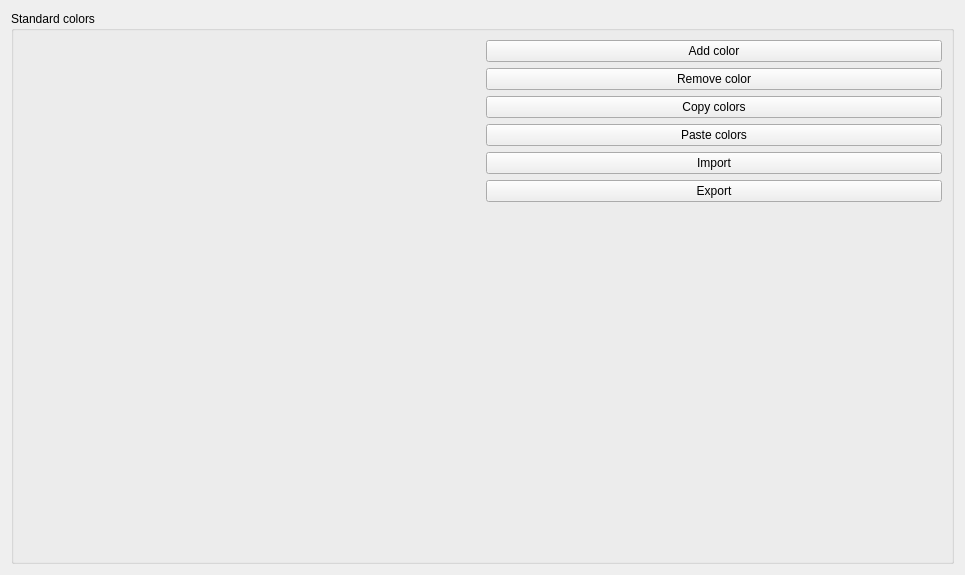
             <widget class="QWidget" name="scrollAreaWidgetContents">
              <property name="geometry">
               <rect>
                <x>0</x>
                <y>0</y>
                <width>965</width>
                <height>575</height>
               </rect>
              </property>
              <layout class="QHBoxLayout" name="horizontalLayout_46">
               <item>
                <widget class="QgsCollapsibleGroupBox" name="groupBox_7">
                 <property name="title">
                  <string>Standard colors</string>
                 </property>
                 <layout class="QGridLayout" name="gridLayout_12">
                  <item row="3" column="1">
                   <widget class="QPushButton" name="mButtonPasteColors">
                    <property name="text">
                     <string>Paste colors</string>
                    </property>
                   </widget>
                  </item>
                  <item row="5" column="1">
                   <widget class="QPushButton" name="mButtonExportColors">
                    <property name="text">
                     <string>Export</string>
                    </property>
                   </widget>
                  </item>
                  <item row="0" column="1">
                   <widget class="QPushButton" name="mButtonAddColor">
                    <property name="text">
                     <string>Add color</string>
                    </property>
                   </widget>
                  </item>
                  <item row="1" column="1">
                   <widget class="QPushButton" name="mButtonRemoveColor">
                    <property name="text">
                     <string>Remove color</string>
                    </property>
                   </widget>
                  </item>
                  <item row="6" column="1">
                   <spacer name="verticalSpacer_12">
                    <property name="orientation">
                     <enum>Qt::Vertical</enum>
                    </property>
                    <property name="sizeHint" stdset="0">
                     <size>
                      <width>20</width>
                      <height>40</height>
                     </size>
                    </property>
                   </spacer>
                  </item>
                  <item row="2" column="1">
                   <widget class="QPushButton" name="mButtonCopyColors">
                    <property name="text">
                     <string>Copy colors</string>
                    </property>
                   </widget>
                  </item>
                  <item row="4" column="1">
                   <widget class="QPushButton" name="mButtonImportColors">
                    <property name="text">
                     <string>Import</string>
                    </property>
                   </widget>
                  </item>
                  <item row="0" column="0" rowspan="8">
                   <widget class="QgsColorSchemeList" name="mTreeCustomColors" native="true"/>
                  </item>
                 </layout>
                </widget>
               </item>
              </layout>
             </widget>
